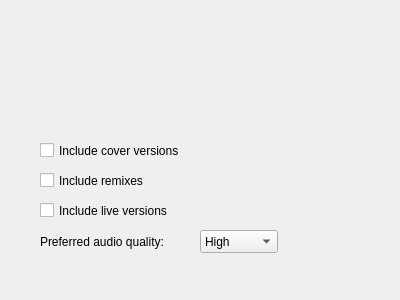
<?xml version="1.0" encoding="UTF-8"?>
<ui version="4.0">
 <class>Form</class>
 <widget class="QWidget" name="Form">
  <property name="geometry">
   <rect>
    <x>0</x>
    <y>0</y>
    <width>400</width>
    <height>300</height>
   </rect>
  </property>
  <property name="minimumSize">
   <size>
    <width>400</width>
    <height>300</height>
   </size>
  </property>
  <property name="windowTitle">
   <string>Form</string>
  </property>
  <widget class="QCheckBox" name="covers">
   <property name="geometry">
    <rect>
     <x>40</x>
     <y>140</y>
     <width>181</width>
     <height>21</height>
    </rect>
   </property>
   <property name="toolTip">
    <string>Check this if you want to include cover versions.</string>
   </property>
   <property name="text">
    <string>Include cover versions</string>
   </property>
  </widget>
  <widget class="QCheckBox" name="remixes">
   <property name="geometry">
    <rect>
     <x>40</x>
     <y>170</y>
     <width>181</width>
     <height>21</height>
    </rect>
   </property>
   <property name="toolTip">
    <string>Check this if you want to include remixes.</string>
   </property>
   <property name="text">
    <string>Include remixes</string>
   </property>
   <property name="checked">
    <bool>false</bool>
   </property>
  </widget>
  <widget class="QCheckBox" name="live">
   <property name="geometry">
    <rect>
     <x>40</x>
     <y>200</y>
     <width>181</width>
     <height>21</height>
    </rect>
   </property>
   <property name="toolTip">
    <string>Check this if you want to include live versions.</string>
   </property>
   <property name="text">
    <string>Include live versions</string>
   </property>
  </widget>
  <widget class="QLabel" name="youtube">
   <property name="geometry">
    <rect>
     <x>100</x>
     <y>20</y>
     <width>200</width>
     <height>73</height>
    </rect>
   </property>
   <property name="pixmap">
    <pixmap>youtube.png</pixmap>
   </property>
  </widget>
  <widget class="QComboBox" name="qualityDropdown">
   <property name="geometry">
    <rect>
     <x>200</x>
     <y>230</y>
     <width>78</width>
     <height>23</height>
    </rect>
   </property>
   <property name="toolTip">
    <string>Choose your preferred quality setting</string>
   </property>
   <property name="currentIndex">
    <number>0</number>
   </property>
   <item>
    <property name="text">
     <string>High</string>
    </property>
   </item>
   <item>
    <property name="text">
     <string>Medium</string>
    </property>
   </item>
   <item>
    <property name="text">
     <string>Low</string>
    </property>
   </item>
  </widget>
  <widget class="QLabel" name="label">
   <property name="geometry">
    <rect>
     <x>40</x>
     <y>230</y>
     <width>161</width>
     <height>23</height>
    </rect>
   </property>
   <property name="text">
    <string>Preferred audio quality:</string>
   </property>
  </widget>
 </widget>
 <resources/>
 <connections/>
</ui>
